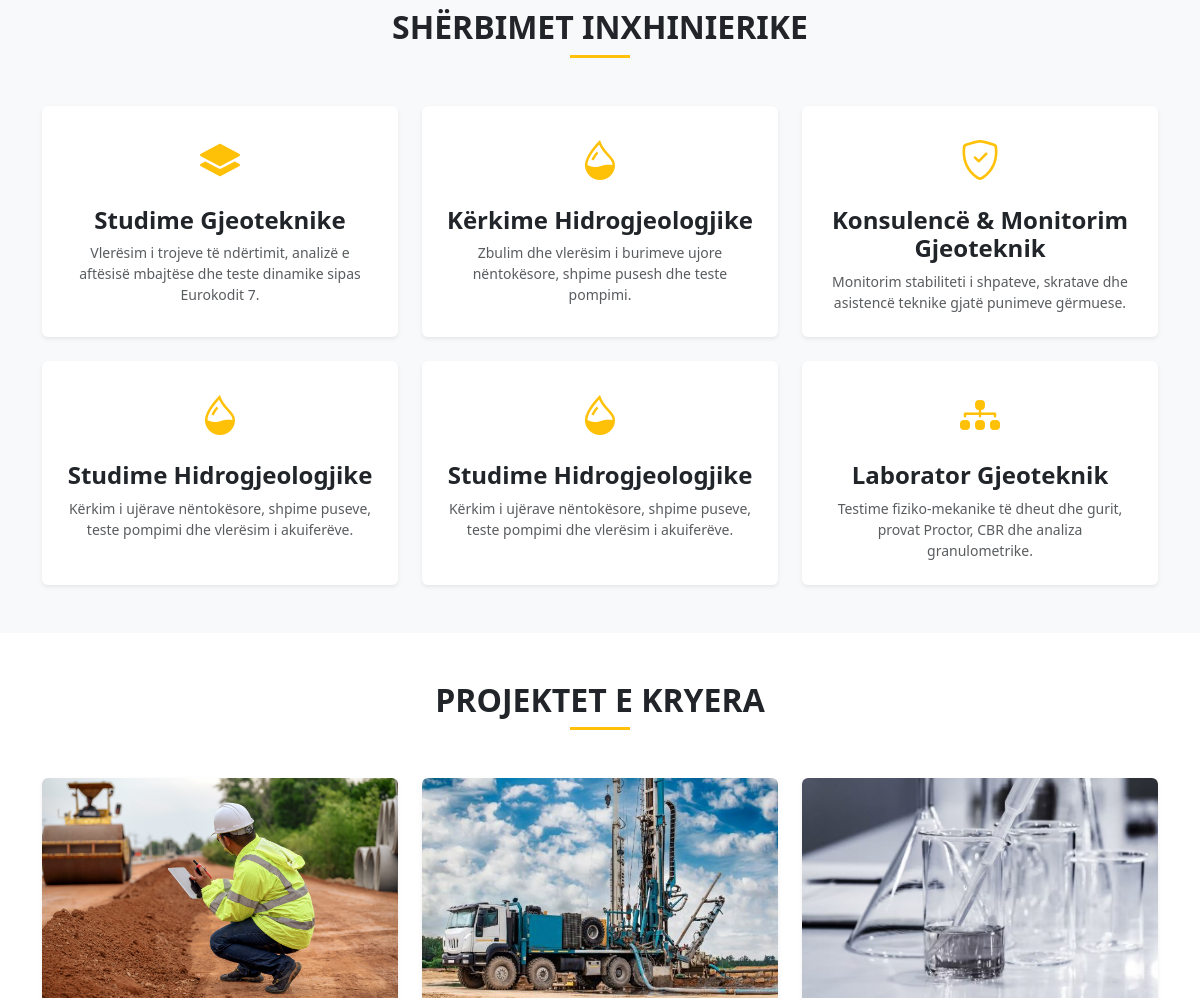
The app's page / (middle part), older data.
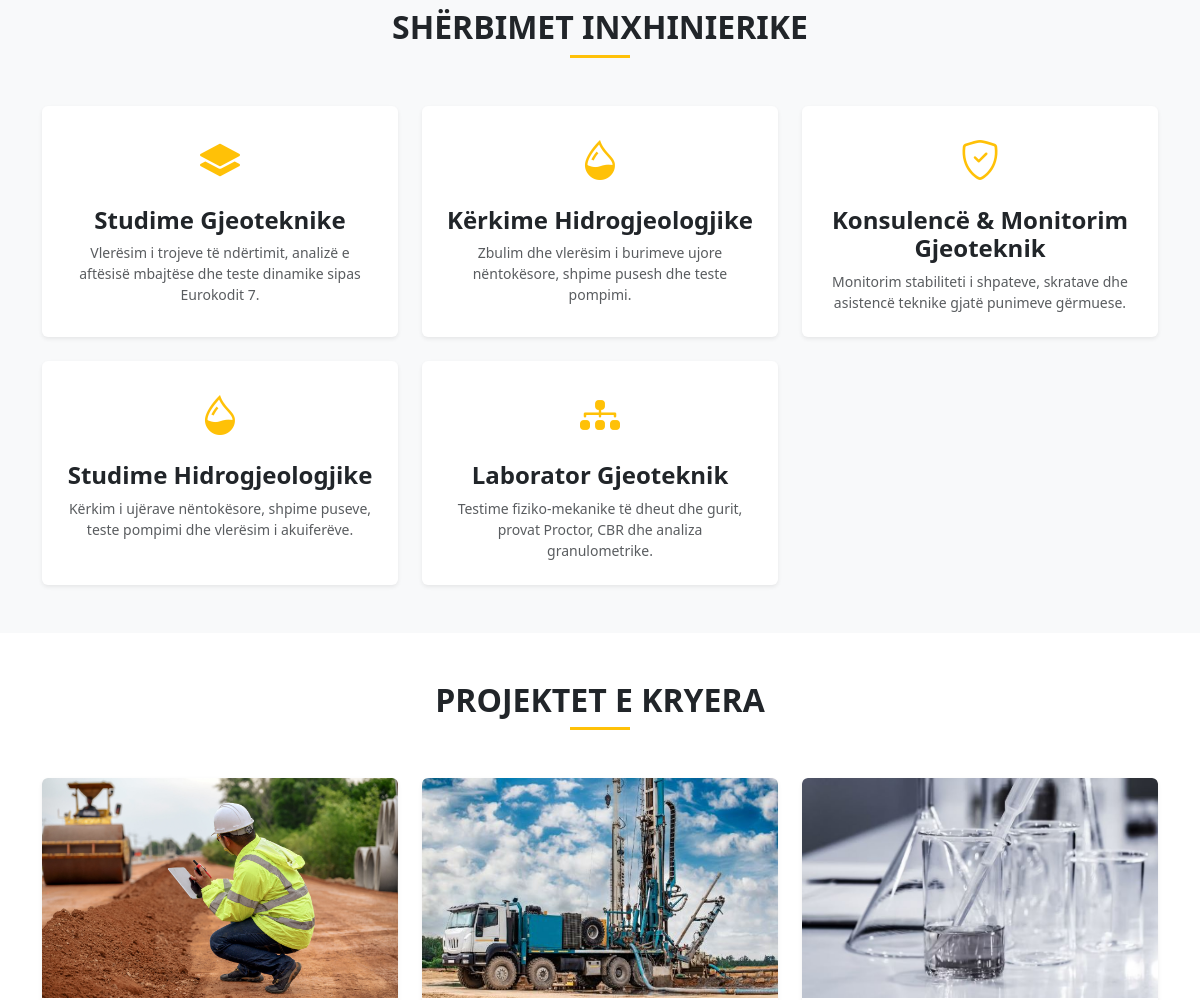
The same page, newer data.
### services/models.py (models this page shows, shortened)
class Sherbimi(models.Model):
    titulli = models.CharField(max_length=150, verbose_name="Titulli i Shërbimit")
    slug = models.SlugField(unique=True)
    ikona_bootstrap = models.CharField(max_length=50, default="bi-layers", help_text="Emri i ikonës nga Bootstrap Icons (p.sh. bi-geo-alt, bi-layers)")
    pershkrimi_i_shkurtër = models.TextField(max_length=300, verbose_name="Përshkrimi i Shkurtër")
    permbajtja_detajuar = models.TextField(verbose_name="Përmbajtja e Detajuar")
    imazhi = models.ImageField(upload_to='sherbimet/', blank=True, null=True)
    renditja = models.IntegerField(default=0)
    class Meta:
        verbose_name = "Shërbim"
        verbose_name_plural = "Shërbimet"
        ordering = ['renditja']

### projects/models.py (models this page shows, shortened)
class Projekti(models.Model):
    titulli = models.CharField(max_length=200, verbose_name="Titulli i Projektit")
    slug = models.SlugField(unique=True)
    klienti = models.CharField(max_length=150, blank=True, verbose_name="Klienti")
    vendi = models.CharField(max_length=100, verbose_name="Vendndodhja (Qyteti/Zona)")
    latitude = models.FloatField(blank=True, null=True, verbose_name="Gjerësia Gjeografike (Latitude)")
    longitude = models.FloatField(blank=True, null=True, verbose_name="Gjatësia Gjeografike (Longitude)")
    pershkrimi = models.TextField(verbose_name="Përshkrimi i Projektit")
    imazhi_kryesor = models.ImageField(upload_to='projektet/', verbose_name="Imazhi Kryesor")
    data_perfundimit = models.DateField(verbose_name="Data e Përfundimit")
    class Meta:
        verbose_name = "Projekt"
        verbose_name_plural = "Projektet"

### core/views.py (the view)
# urls.py: 2. Add a URL to urlpatterns:  path('', views.home, name='home')
def home(request):
    sherbimet = Sherbimi.objects.all().distinct()[:6]
    projektet = Projekti.objects.all().order_by('-data_perfundimit')[:6]
    context = {
        'sherbimet': sherbimet,
        'projektet': projektet,
    }
    return render(request, 'core/index.html', context)

### templates/core/index.html (shortened to what this page needs)
{% extends "base.html" %}
{% load static %}
{% block content %}
<div class="container my-5" id="sherbimet">
    <div class="text-center mb-5">
        <h2 class="fw-bold text-uppercase">Shërbimet Inxhinierike</h2>
        <div class="bg-warning mx-auto" style="height: 3px; width: 60px;"></div>
    </div>
    <div class="row g-4">
        {% for sherbimi in sherbimet %}
            <div class="col-md-4">
                <div class="card h-100 shadow-sm border-0">
                    <div class="card-body text-center p-4">
                        <div class="fs-1 text-warning mb-3">
                            <i class="bi {{ sherbimi.ikona_bootstrap }}"></i>
                        </div>
                        <h4 class="card-title fw-bold">{{ sherbimi.titulli }}</h4>
                        <p class="card-text text-muted small">{{ sherbimi.pershkrimi_i_shkurtër }}</p>
                    </div>
                </div>
            </div>
        {% empty %}
            <div class="col-12 text-center text-muted">
                <p>Nuk ka shërbime të regjistruara ende. Mund t'i shtoni ato nga paneli i adminit.</p>
            </div>
        {% endfor %}
    </div>
</div>
<div class="bg-white py-5" id="projektet">
    <div class="container">
        <div class="text-center mb-5">
            <h2 class="fw-bold text-uppercase">Projektet e Kryera</h2>
            <div class="bg-warning mx-auto" style="height: 3px; width: 60px;"></div>
        </div>
        <div class="row g-4">
            {% for projekti in projektet %}
                <div class="col-md-4">
                    <div class="card h-100 shadow-sm border-0 overflow-hidden"
                         data-bs-toggle="modal"
                         data-bs-target="#projectModal{{ projekti.id }}"
                         style="cursor: pointer;">
                        {% if projekti.imazhi_kryesor %}
                            <img src="{{ projekti.imazhi_kryesor.url }}" class="card-img-top" alt="{{ projekti.titulli }}" style="height: 220px; object-fit: cover;">
                        {% else %}
                            <img src="{% static 'images/Construction-soil-testing-scaled.jpg' %}" class="card-img-top" alt="{{ projekti.titulli }}" style="height: 220px; object-fit: cover;">
                        {% endif %}
                    </div>
                </div>
            {% empty %}
                <div class="col-12 text-center text-muted">
                    <p>Nuk ka projekte të shfaqura ende.</p>
                </div>
            {% endfor %}
        </div>
    </div>
</div>
{% endblock %}

### templates/base.html (shortened to what this page needs)
{% load static %}
<!DOCTYPE html>
<html lang="sq">
<head>
    <link href="https://cdn.jsdelivr.net/npm/bootstrap@5.3.0/dist/css/bootstrap.min.css" rel="stylesheet">
    <link rel="stylesheet" href="https://cdn.jsdelivr.net/npm/bootstrap-icons@1.11.0/font/bootstrap-icons.css">
</head>
<body class="bg-light">
    <main>
        {% block content %}{% endblock %}
    </main>
</body>
</html>

Row changes from the older to the newer data that the page shows:
removed Sherbimi: titulli "Studime Hidrogjeologjike", pershkrimi_i_shkurtër "Kërkim i ujërave nëntokësore, shpime puseve, teste pompimi dhe vlerësim i akuiferëve."
